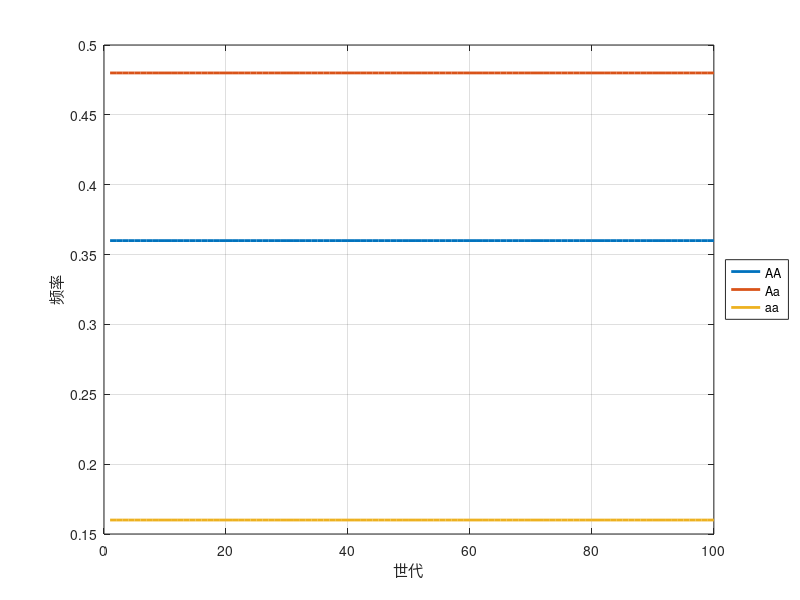

Reproduce this figure in MATLAB.
% 初始频率 (a+b+c=1)
x = [0.3, 0.6, 0.1]; 
a = x(1); b = x(2); c = x(3);

% 预存储结果
results = zeros(100,3);
for n = 1:100
    p = a + 0.5*b;  % 等位基因频率
    a = p^2;        % 更新AA频率
    b = 2*p*(1-p);  % 更新Aa频率
    c = (1-p)^2;    % 更新aa频率
    results(n,:) = [a, b, c];
end

% 绘图
plot(1:100, results, 'LineWidth', 2);
legend({'AA', 'Aa', 'aa'}, 'Location', 'eastoutside');
xlabel('世代'); ylabel('频率');
grid on;

% 显示最终频率
fprintf('最终频率: AA=%.4f, Aa=%.4f, aa=%.4f\n', a, b, c);
